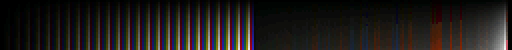
#> input picture light_table.ppm, 256 x 25 px, given in place of background_original_dithered.png, which was not available (shown 2 times larger)
$ python block_encode_img_2.py
#> lines starting #> are read from the running program, lines starting #| are printed output that depends on the picture; pictures that were not available may be replaced by others from this repository, and a replacement may not be noted


import numpy as np
from PIL import Image

import colour as colour

def create_perceptual_highlight_palette(base_palette_rgb: np.ndarray, boost_factor: float = 1.20) -> np.ndarray:
    """
    Takes an (N, 3) palette in uint8 sRGB [0..255] and returns a perceptually
    highlighted palette using OKLab lightness scaling.
    """
    # 1. Normalize sRGB to [0.0, 1.0]
    srgb_float = base_palette_rgb.astype(np.float32) / 255.0

    # 2. Convert sRGB -> OKLab space
    # OKLab represents color as [Lightness (L), a, b]
    oklab = colour.XYZ_to_Oklab(colour.sRGB_to_XYZ(srgb_float))

    # 3. Boost Lightness (L) component perceptually and clamp to 1.0
    oklab[:, 0] = np.minimum(1.0, oklab[:, 0] * boost_factor)

    # 4. Convert back: OKLab -> sRGB
    srgb_boosted = colour.XYZ_to_sRGB(colour.Oklab_to_XYZ(oklab))

    # 5. Clamp to [0, 1] range and scale back to uint8 [0..255]
    srgb_boosted = np.clip(srgb_boosted, 0.0, 1.0)
    return (srgb_boosted * 255.0).astype(np.uint8)


# [91 lines left out: functions get_smart_candidates, encode_block_raw_rgb, decode_block, not called in this run]


# =============================================================================
# RUN ON RAW IMAGE
# =============================================================================

# Load raw RGB image directly
img = Image.open("models/background_original_dithered.png").convert("RGB")
#> img is the input picture: PIL image 256x25 RGB; mean R, G, B 31, 26.3, 24.5
img_np = np.array(img, dtype=np.uint8)

# 1. Load Palettes and Mix Table from files
palette_img = Image.open("palette.ppm")
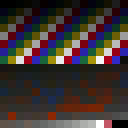
#> input picture palette.ppm, 16 x 16 px (shown 8 times larger)
#> palette_img is the input picture: PIL image 16x16 RGB; mean R, G, B 62.7, 51.6, 49.1
mix_table_img = Image.open("mix_table.ppm")
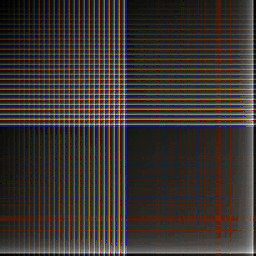
#> input picture mix_table.ppm, 256 x 256 px
#> mix_table_img is the input picture: PIL image 256x256 RGB; mean R, G, B 60.2, 51.8, 47.3

# Extract 256 RGB palette
palette = np.zeros((256, 3), dtype=np.uint8)
rev_palette = {}
for y in range(16):
    for x in range(16):
        pal_pix = palette_img.getpixel((x,y))
        idx = y * 16 + x
        palette[idx] = pal_pix
        rev_palette[pal_pix] = idx
#> after the loop, palette = 256 rows, first 8: [0, 0, 0], [0, 0, 0], [1, 4, 2], [7, 6, 0], [10, 10, 10], [7, 0, 0], [2, 1, 8], [2, 8, 5]; rev_palette = 253 items

# Extract 256x256 Mix Table
mix_table = np.zeros((256, 256), dtype=np.uint8)
for y in range(256):
    print("mix table row {}".format(y))
    for x in range(256):
        mix_table_color = mix_table_img.getpixel((x, y))
        mix_table[y][x] = rev_palette[mix_table_color]
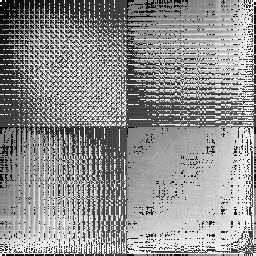
#> mix_table: shape (256, 256); min 2, max 255, mean 145.3


# Create highlight palette (using your function)
highlight_palette = create_perceptual_highlight_palette(palette, 1.2)
#> in create_perceptual_highlight_palette, `srgb_float = base_palette_rgb.astype(np.float32) / 255.0`: srgb_float = 256 rows, first 8: [0, 0, 0], [0, 0, 0], [0.00392, 0.0157, 0.00784], [0.0275, 0.0235, 0], [0.0392, 0.0392, 0.0392], [0.0275, 0, 0], [0.00784, 0.00392, 0.0314], [0.00784, 0.0314, 0.0196]
#> (the run stopped early here; a loop or call above may not have finished)
